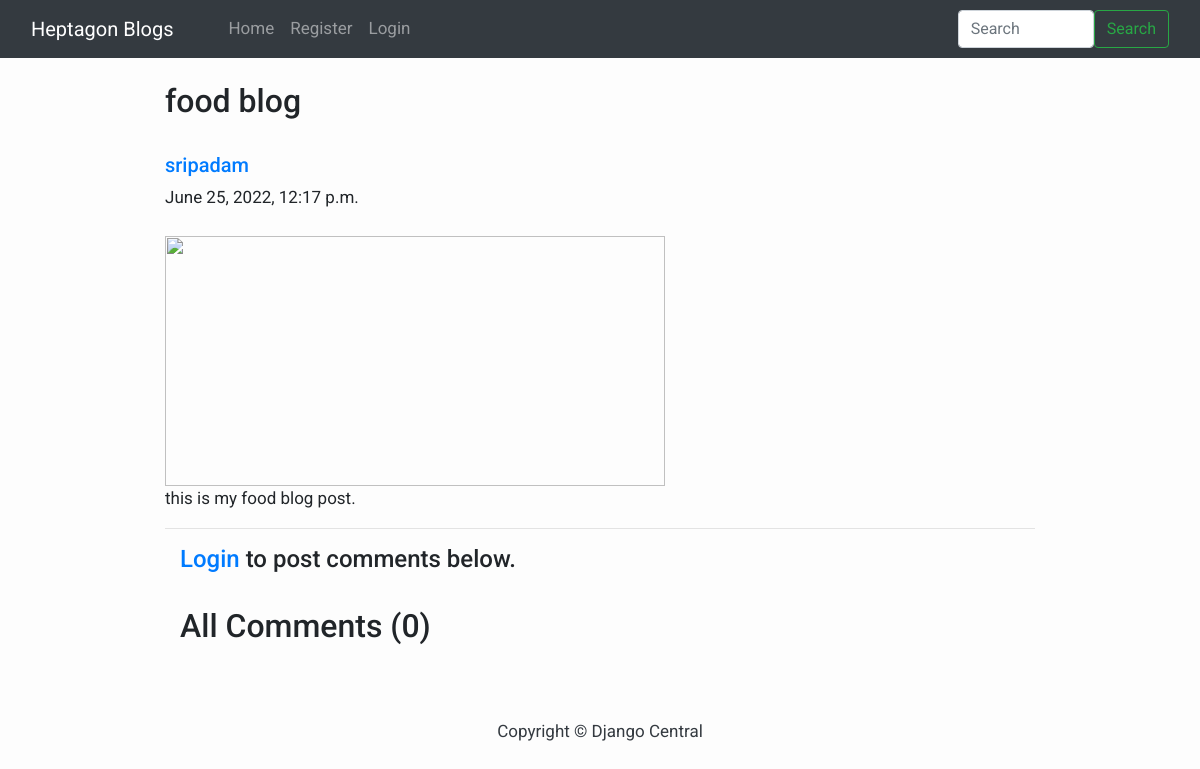
The app's page /blog/foodblog/ with its own data.
### blog/models.py (models this page shows, shortened)
class BlogPost(models.Model):
    title=models.CharField(max_length=255)
    author= models.ForeignKey(User, on_delete=models.CASCADE)
    slug=models.CharField(max_length=130)
    content=models.TextField()
    image = models.ImageField(upload_to="profile_pics", blank=True, null=True)
    dateTime=models.DateTimeField(auto_now_add=True)

### blog/views.py (the view)
# urls.py: path("blog/<str:slug>/", blogs_comments, name="blogs_comments"),
def blogs_comments(request, slug):
    try:
        post = BlogPost.objects.filter(slug=slug).first()
        comments = Comment.objects.filter(blog=post)
        if request.method=="POST":
            user = request.user
            content = request.POST.get('content','')
            blog_id = request.POST.get('blog_id','')
            comment = Comment(user = user, content = content, blog_id = blog_id)
            comment.save()
        return render(request, "blog_comments.html", {'post':post, 'comments':comments})
    except Exception as e:
        return render(request,'blog_comments', {'post':'something missing','comments':'something missing'})

### templates/blog_comments.html (shortened to what this page needs)
{%extends 'base.html'%} {%block content%}
<div class="container w-75 my-4">
    <h2 class="blog-post-title">{{post.title}}</h2>
    <br>
    <div class="media">
          <div class="media-body">
                <h5 class="mt-0"><a href="/user_profile/{{post.author.id}}/">{{post.author}}
                      </a></h5>
                {{post.dateTime}}
          </div>
    </div>
    <br>
    <img src="/media/{{post.image}}" alt="" height="250px" width="500px">
    <br>
    <p>{{post.content}}.</p>
    <hr>
    {% if user.is_authenticated %}
    <div class="container">
          <h2>Add Comments Here</h2>
          <form action="/blog/{{post.slug}}/" method="POST"> {% csrf_token %}
                <div class="form-floating">
                      <textarea class="form-control" placeholder="Leave a comment here" id="floatingTextarea2"
                            style="height: 100px" id="content" name="content"></textarea>
                      <label for="floatingTextarea2">Leave a comment here.</label>
                      <br>
                      <button type="submit" class="btn btn-primary">Comment</button>
                </div>
          </form>
          {% else %}
          <div class="container">
                <h4><a href="/login/">Login</a> to post comments below.</h4>
                {% endif %}
                <br>
                <h2>All Comments ({{comments.count}})</h2>
                <br>
          </div>
    </div>
{%endblock content%}

### templates/base.html (style rules this page uses)
body { font-family: "Roboto", sans-serif; font-size: 17px; background-color: #fdfdfd; }

### records on screen
BlogPost: title "food blog", author "sripadam", dateTime "June 25, 2022, 12:17 p.m.", content "this is my food blog post"

### other values on screen
{{ comments.count }} "0"
